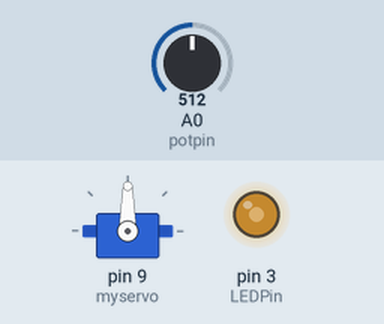
The sketch below on a simulated Arduino Uno, built with avr-gcc and run on an emulated ATmega328P. On the bench: servo, output pins drawn as LEDs (lit = HIGH). Inputs (shaded band) come from the test bench; at power-on: A0 (potpin) = 512.

Above: at 1.2 s.
1.3 s: A0 (potpin) set to 716
At 1.8 s:
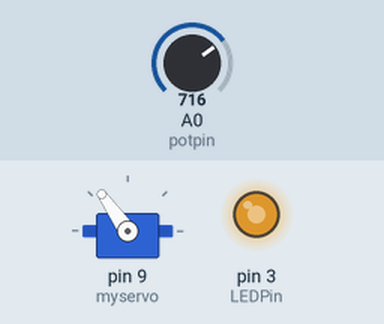
2.8 s: A0 (potpin) set to 900
At 3.9 s:
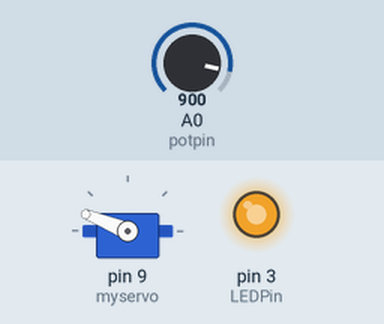
4.3 s: A0 (potpin) set to 1023
At 4.9 s:
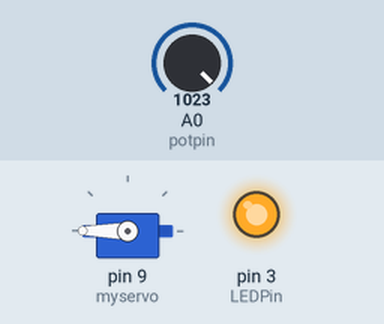
5.8 s: A0 (potpin) set to 511
At 6.4 s:
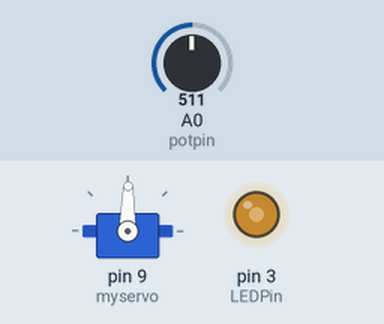
7.3 s: A0 (potpin) set to 306
At 8.6 s:
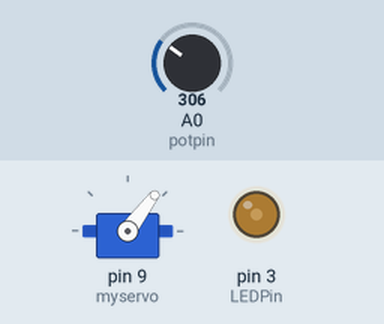
Timing chart, 0 to 9.8 s (numbered marks = the images above; inputs shaded):
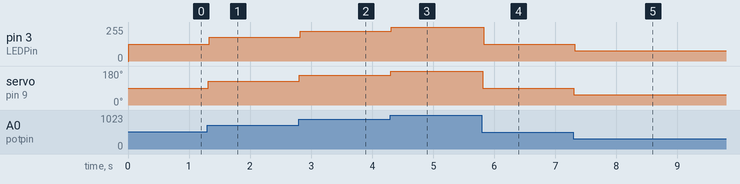

Measured:
- after the input at 1.3 s, pin 3 (LEDPin): 127/255 → 178/255 at once; servo on pin 9 (myservo): 90° → 125° at once
- after the input at 2.8 s, pin 3 (LEDPin): 178/255 → 224/255 at once; servo on pin 9 (myservo): 125° → 158° at once
- after the input at 4.3 s, pin 3 (LEDPin): 224/255 → 255/255 at once; servo on pin 9 (myservo): 158° → 180° at once
- after the input at 5.8 s, pin 3 (LEDPin): 255/255 → 127/255 at once; servo on pin 9 (myservo): 180° → 89° at once
- after the input at 7.3 s, pin 3 (LEDPin): 127/255 → 76/255 at once; servo on pin 9 (myservo): 89° → 53° at once

The sketch:

_3.7_Servo_LED.ino
```cpp
/*
 LED Dimmer code from http://www.toptechboy.com/arduino/lesson-11-arduino-circuit-to-dim-led-with-potentiometer/

 Servo code from Scott Fitzgerald http://arduino.cc/en/Tutorial/Knob
*/

#include <Servo.h>

Servo myservo;  // create servo object to control a servo

int potpin = 0;  // analog pin used to connect the potentiometer
int LEDPin = 3;  // LED pin
int readValue;   // Reading pot
int serValue;     // Writing to servo
int LEDValue;   // Writing to LED


void setup()
{
  myservo.attach(9);  // attaches the servo on pin 9 to the servo object
  Serial.begin(9600);
}

void loop()
{
  readValue = analogRead(potpin);              // reads the value of the potentiometer (value between 0 and 1023)
  serValue = map(readValue, 0, 1023, 0, 180);  // scale it to use it with the servo (value between 0 and 180)
  myservo.write(serValue);                     // sets the servo position according to the scaled value
  delay(15);                                   // waits for the servo to get there

  LEDValue = (255./1023.) * readValue;          // calculate LED value
  analogWrite(LEDPin, LEDValue);               // write to LED

}
```
